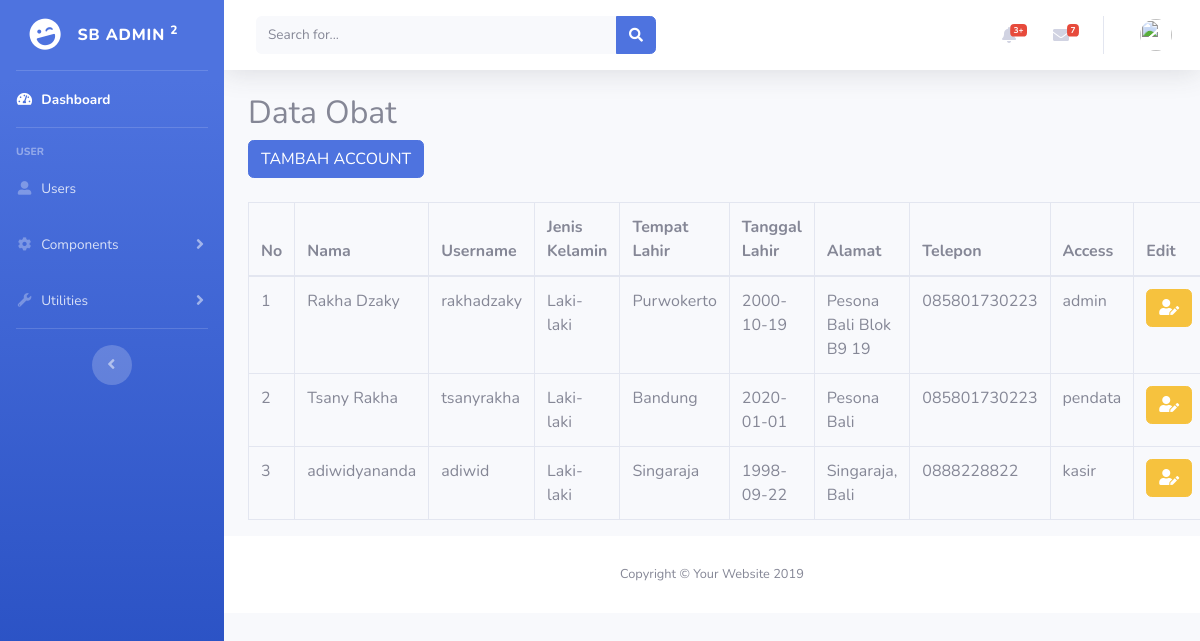
Page /index.php/admin/users on the committed database.
### tables this page shows
CREATE TABLE `access` (
  `id_access` int(11) NOT NULL,
  `id_user` int(11) NOT NULL,
  `access` varchar(20) NOT NULL
);

CREATE TABLE `users` (
  `id_user` int(11) NOT NULL,
  `nama` varchar(255) NOT NULL,
  `jenis_kelamin` varchar(100) NOT NULL,
  `tempat_lahir` varchar(100) NOT NULL,
  `tgl_lahir` date NOT NULL,
  `alamat` text NOT NULL,
  `no_hp` varchar(20) NOT NULL,
  `username` varchar(100) NOT NULL,
  `password` varchar(100) NOT NULL
);

### application/controllers/Admin.php (called while the page is built, shortened)
<?php
class Admin extends CI_Controller{
	function __construct(){
		$this->load->model('m_admin');
	}
    public function users(){
        $data['judul'] = 'Apotek24 - Admin';
        $data_user = $this->m_admin->get_user_and_access();
        $this->load->view('admin/templates/sidebar', $data);
		$this->load->view('admin/templates/header', $data);
		$this->load->view('admin/body/user', ['data'=>$data_user]);
		$this->load->view('admin/templates/footer');
	}
}

### index.php (called while the page is built, shortened)
<?php
require_once BASEPATH.'core/CodeIgniter.php';

### application/models/m_admin.php (called while the page is built, shortened)
<?php
class M_admin extends CI_Model{
	function get_user_and_access(){
                $builder = $this->db;
                $builder->from('users');
                $builder->select('users.*, access.access');
                $builder->join('access', 'users.id_user = access.id_user', 'left');
                return $builder->get()->result();
        }
}

### application/views/admin/body/user.php (the view, shortened to what this page needs)
<div class="container">
    <div class="box">
      <h2>Data Obat</h2>
      <button type="button" class="btn btn-primary" data-toggle="modal" data-target="#btnTambah">TAMBAH ACCOUNT</button>
      <br><br>
      <table class="table table-bordered" id="table">
        <thead>
          <tr>
            <th>No</th>
            <th>Nama</th>
            <th>Username</th>
            <th>Jenis Kelamin</th>
            <th>Tempat Lahir</th>
            <th>Tanggal Lahir</th>
            <th>Alamat</th>
            <th>Telepon</th>
            <th>Access</th>
            <th>Edit</th>
          </tr>
        </thead>
        <tbody>
          <?php $no=1; foreach ($data as $d ) {?>
          <tr>
              <td><?php echo $no++ ?></td>
              <td><?php echo $d->nama?></td>
              <td><?php echo $d->username ?></td>
              <td><?php echo $d->jenis_kelamin ?></td>
              <td><?php echo $d->tempat_lahir ?></td>
              <td><?php echo $d->tgl_lahir ?></td>
              <td><?php echo $d->alamat ?></td>
              <td><?php echo $d->no_hp ?></td>
              <td>
                <?php
                  if($d->access != ""){
                    echo $d->access;
                  } ?>
              </td>
              <td><button type="button" class="btn btn-warning" data-toggle="modal" data-target="#edit<?php echo $d->id_user ?>"><i class="fas fa-user-edit"></i></button></td>
          </tr>
          <?php } ?>
        </tbody>
      </table>
    </div>
  </div>
</body>
</html>

### application/views/admin/templates/sidebar.php (shortened to what this page needs)
<!DOCTYPE html>
<html lang="en">
<head>
    <link href="<?= base_url(); ?>/assets/vendor/fontawesome-free/css/all.min.css" rel="stylesheet" type="text/css">
    <link href="<?= base_url(); ?>/assets/css/sb-admin-2.min.css" rel="stylesheet">
</head>
<body id="page-top">
  <div id="wrapper">
    <ul class="navbar-nav bg-gradient-primary sidebar sidebar-dark accordion" id="accordionSidebar">
      <a class="sidebar-brand d-flex align-items-center justify-content-center" href="index.html">
        <div class="sidebar-brand-icon rotate-n-15">
          <i class="fas fa-laugh-wink"></i>
        </div>
        <div class="sidebar-brand-text mx-3">SB Admin <sup>2</sup></div>
      </a>
      <hr class="sidebar-divider my-0">
      <li class="nav-item active">
        <a class="nav-link" href="index.html">
          <i class="fas fa-fw fa-tachometer-alt"></i>
          <span>Dashboard</span></a>
      </li>
      <hr class="sidebar-divider">
      <div class="sidebar-heading">
        User
      </div>
      <li class="nav-item">
        <a class="nav-link" href="<?= base_url(); ?>admin/users">
          <i class="fas fa-fw fa-user-alt"></i>
          <span>Users</span></a>
      </li>
      <li class="nav-item">
        <a class="nav-link collapsed" href="#" data-toggle="collapse" data-target="#collapseTwo" aria-expanded="true" aria-controls="collapseTwo">
          <i class="fas fa-fw fa-cog"></i>
          <span>Components</span>
        </a>
      </li>
      <li class="nav-item">
        <a class="nav-link collapsed" href="#" data-toggle="collapse" data-target="#collapseUtilities" aria-expanded="true" aria-controls="collapseUtilities">
          <i class="fas fa-fw fa-wrench"></i>
          <span>Utilities</span>
        </a>
      </li>
      <hr class="sidebar-divider">
      <div class="text-center d-none d-md-inline">
        <button class="rounded-circle border-0" id="sidebarToggle"></button>
      </div>
    </ul>

### application/views/admin/templates/header.php (shortened to what this page needs)
<div id="content-wrapper" class="d-flex flex-column">
  <div id="content">
    <nav class="navbar navbar-expand navbar-light bg-white topbar mb-4 static-top shadow">
      <form class="d-none d-sm-inline-block form-inline mr-auto ml-md-3 my-2 my-md-0 mw-100 navbar-search">
        <div class="input-group">
          <input type="text" class="form-control bg-light border-0 small" placeholder="Search for..." aria-label="Search" aria-describedby="basic-addon2">
          <div class="input-group-append">
            <button class="btn btn-primary" type="button">
              <i class="fas fa-search fa-sm"></i>
            </button>
          </div>
        </div>
      </form>
      <ul class="navbar-nav ml-auto">
        <li class="nav-item dropdown no-arrow mx-1">
          <a class="nav-link dropdown-toggle" href="#" id="alertsDropdown" role="button" data-toggle="dropdown" aria-haspopup="true" aria-expanded="false">
            <i class="fas fa-bell fa-fw"></i>
            <span class="badge badge-danger badge-counter">3+</span>
          </a>
        </li>
        <li class="nav-item dropdown no-arrow mx-1">
          <a class="nav-link dropdown-toggle" href="#" id="messagesDropdown" role="button" data-toggle="dropdown" aria-haspopup="true" aria-expanded="false">
            <i class="fas fa-envelope fa-fw"></i>
            <span class="badge badge-danger badge-counter">7</span>
          </a>
        </li>
        <li class="nav-item dropdown no-arrow">
          <a class="nav-link dropdown-toggle" href="#" id="userDropdown" role="button" data-toggle="dropdown" aria-haspopup="true" aria-expanded="false">
            <img class="img-profile rounded-circle" src="https://source.unsplash.com/QAB-WJcbgJk/60x60">
          </a>
        </li>
      </ul>
    </nav>

### application/views/admin/templates/footer.php (shortened to what this page needs)
<footer class="sticky-footer bg-white">
        <div class="container my-auto">
          <div class="copyright text-center my-auto">
            <span>Copyright &copy; Your Website 2019</span>
          </div>
        </div>
      </footer>
</body>
</html>

### rows in the picture
access: id_user.nama "Rakha Dzaky", id_user.username "rakhadzaky", id_user.jenis_kelamin "Laki-laki", id_user.tempat_lahir "Purwokerto", id_user.tgl_lahir "2000-10-19", id_user.alamat "Pesona Bali Blok B9 19", id_user.no_hp "085801730223", access "admin"
access: id_user.nama "Tsany Rakha", id_user.username "tsanyrakha", id_user.jenis_kelamin "Laki-laki", id_user.tempat_lahir "Bandung", id_user.tgl_lahir "2020-01-01", id_user.alamat "Pesona Bali", id_user.no_hp "085801730223", access "pendata"
access: id_user.nama "adiwidyananda", id_user.username "adiwid", id_user.jenis_kelamin "Laki-laki", id_user.tempat_lahir "Singaraja", id_user.tgl_lahir "1998-09-22", id_user.alamat "Singaraja, Bali", id_user.no_hp "0888228822", access "kasir"
